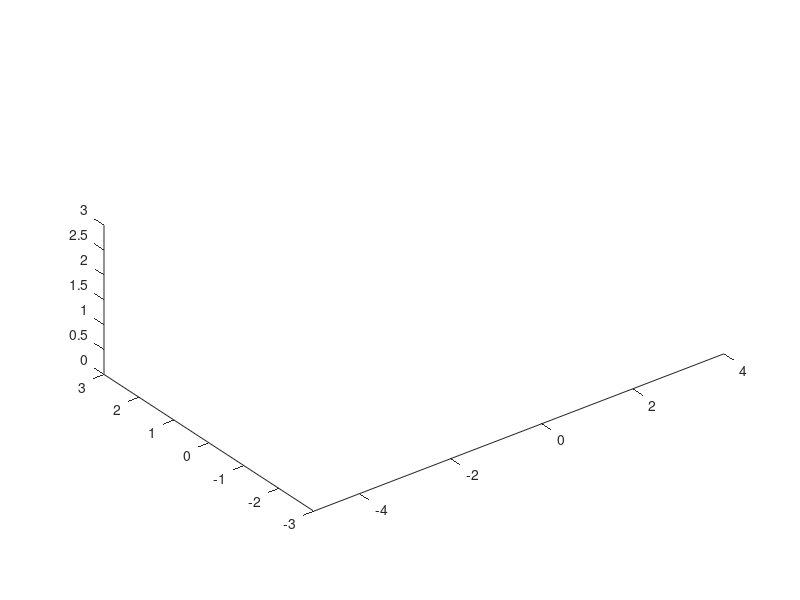

Source code (MATLAB): (Note: this script raises an error after producing the figure.)
clf;
axis equal;
hold on;
view(3);
axis([-5 4 -3 3 0 3]);
xlim([-5 4]); ylim([-3 3]); zlim([0 3]);

r = KukaTitan(transl(-0.75, 0.5, 0.05));

PlaceObject('environment.PLY', [0, 0, 0]);

startPositions = ...
[-1.0, 3.5, 1.3;
 -1.4, 3.5, 1.3;
 -1.8, 3.5, 1.3];

weldPosition = ...
[2, 2, 1.75;
 2, 2, 1.75;
 2, 2, 1.75];

endPositions = ...
[-0.375, 2, 0.9;
 0.0, 2, 0.9;
 0.375, 2, 0.9];

hflange = cell(1, size(startPositions, 1));
for i = 1:size(startPositions, 1)
    hflange{i} = PlaceObject('flange.ply', startPositions(i, :));
end

flangeOrigin = PlaceObject('flange0.ply', [0, 0, 0]);
vertices = get(flangeOrigin, 'Vertices');
delete(flangeOrigin);

numSteps = 50;
t = linspace(0, 1, numSteps);  % Time vector for LSPB

for i = 1:size(startPositions, 1)
    whereRobot = r.model.getpos();
    startTransform = transl(startPositions(i, :)) * trotx(pi);
    startJointAngles = r.model.ikcon(startTransform);

    % Move to start position using LSPB
    for j = 1:r.model.n
        qStart(:, j) = lspb(whereRobot(j), startJointAngles(j), t);
    end

    for step = 1:numSteps
        r.model.animate(qStart(step, :));
        pause(0.05);
    end

    % Move to weld position using LSPB
    tWeld = eye(4) * transl(weldPosition(i, :)) * trotx(pi);
    qWeld = r.model.ikcon(tWeld);

    for j = 1:r.model.n
        qWeldMatrix(:, j) = lspb(startJointAngles(j), qWeld(j), t);
    end

    for step = 1:numSteps
        r.model.animate(qWeldMatrix(step, :));
        whereEndEffector = r.model.fkine(qWeldMatrix(step, :));

        trVertices = [vertices, ones(size(vertices, 1), 1)] * whereEndEffector.T';
        set(hflange{i}, 'Vertices', trVertices(:, 1:3));
        drawnow();
        pause(0.05);
    end

    % Stay at weld position for 5 seconds
    pause(5);

    % Move to end position using LSPB
    tEnd = eye(4) * transl(endPositions(i, :)) * trotx(pi);
    qEnd = r.model.ikcon(tEnd);

    for j = 1:r.model.n
        qEndMatrix(:, j) = lspb(qWeld(j), qEnd(j), t);
    end

    for step = 1:numSteps
        r.model.animate(qEndMatrix(step, :));
        whereEndEffector = r.model.fkine(qEndMatrix(step, :));

        trVertices = [vertices, ones(size(vertices, 1), 1)] * whereEndEffector.T';
        set(hflange{i}, 'Vertices', trVertices(:, 1:3));
        drawnow();
        pause(0.05);
    end

    delete(hflange{i});
    PlaceObject('flange.ply', endPositions(i, :));
end
